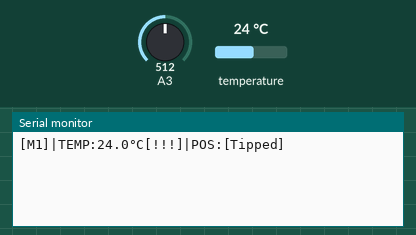
This sketch was run on a simulated Arduino Mega 2560, built with avr-gcc and run on an emulated ATmega2560. On the bench: the last lines printed to the serial monitor. The inputs (shaded band) are chosen by the test bench; at power-on: temperature 24 °C, A3 = 512.

Above: at 1.2 s.
1.3 s: temperature set to 8.3 °C
At 2.7 s:
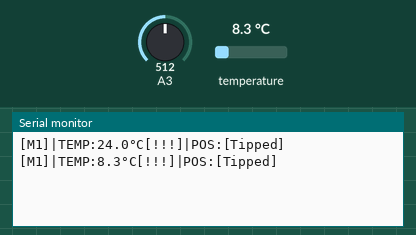
2.8 s: temperature set to 7.1 °C
At 5.6 s:
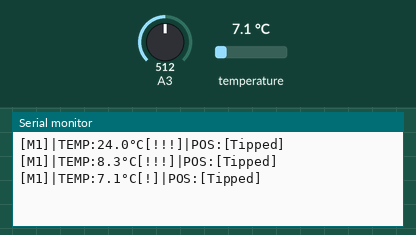
7.5 s: A3 set to 559
At 8.2 s:
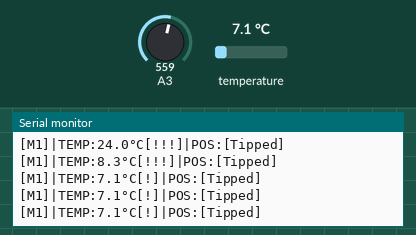
9.0 s: A3 set to 581
At 10.6 s:
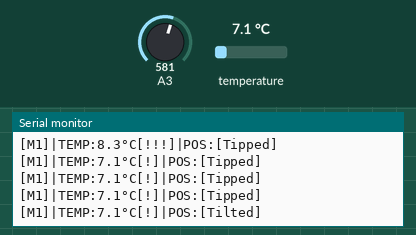

The sketch:

IoT4Lunch_Temp_and_XYX_With_Modes.ino
```cpp
#include <OneWire.h>
#include <DallasTemperature.h>

#define ONE_WIRE_BUS 1

OneWire oneWire(ONE_WIRE_BUS);
DallasTemperature sensors(&oneWire);
int currentMode = 1; // Initialize in Mode 1 (Temp & Tilt)

void setup() {
  Serial.begin(9600);
  Serial1.begin(9600); // Initialize Bluetooth serial
  sensors.begin();
}

void loop() {
  // Check for data from Serial (for testing modes)
  if (Serial.available()) {
    String command = Serial.readStringUntil('\n');
    handleCommand(command);
  }

  // Check for data from Bluetooth serial
  if (Serial1.available()) {
    String btCommand = Serial1.readStringUntil('\n');
    handleCommand(btCommand);
  }

  // Reading from sensors and sending data based on mode
  switch (currentMode) {
    case 0:  // OFF
      Serial.println("[OFF]");
      Serial1.println("[OFF]");  // Send via Bluetooth
      delay(1000);
      break;

    case 1:  // Temp & Tilt
    {
      String tempReading = readTemperature();
      String posReading = readPosition();

      // Sending structured string message
      String messageToSend = "[M1]|" + tempReading + "|" + posReading;
      Serial.println(messageToSend);
      Serial1.println(messageToSend);  // Sending via Bluetooth
      delay(1000);
      break;
    }

    case 2:  // Temp Only
    {
      String tempReading = readTemperature();

      // Sending structured string message
      String messageToSend = "[M2]|" + tempReading;
      Serial.println(messageToSend);
      Serial1.println(messageToSend);  // Sending via Bluetooth
      delay(1000);
      break;
    }

    case 3:  // Tilt Only
    {
      String posReading = readPosition();

      // Sending structured string message
      String messageToSend = "[M3]|" + posReading;
      Serial.println(messageToSend);
      Serial1.println(messageToSend);  // Sending via Bluetooth
      delay(1000);
      break;
    }
  }
}

void handleCommand(String command) {
  if (command == "M0") {
    currentMode = 0;
  } else if (command == "M1") {
    currentMode = 1;
  } else if (command == "M2") {
    currentMode = 2;
  } else if (command == "M3") {
    currentMode = 3;
  }
  // You can expand this function to handle other commands in the future if needed
}

String readTemperature() {
  sensors.requestTemperatures();
  float tempC = sensors.getTempCByIndex(0);
  String tempStatus;
//Logic for Temperature Read-out. Can be changed depending on the temperature requirements. These are based on refrigerated food safety.
  if (tempC < 4) {
    tempStatus = "[OK]";
  } else if (tempC >= 4 && tempC < 8) {
    tempStatus = "[!]";
  } else {
    tempStatus = "[!!!]";
  }

  return "TEMP:" + String(tempC, 1) + "°C" + tempStatus;
}

//Depending on the orientation of how you position your tilt sensor these values will need to change.
String readPosition() {
  int yValue = analogRead(19);
  if (yValue > 600) {
    return "POS:[Stable]";
  } else if (yValue <= 600 && yValue > 570) {
    return "POS:[Tilted]";
  } else {
    return "POS:[Tipped]";
  }
}
```

Measured:
- the behaviour switches between 8 and 7.9 °C on temperature (found by bisection; images 1 and 2)
- the behaviour switches between 570 and 571 on A3 (found by bisection; images 3 and 4)
- after the input at 1.3 s, the serial monitor: prints a new line after 1.2 s (image 1)
- after the input at 2.8 s, the serial monitor: prints a new line after 1.5 s (image 2)
- after the input at 9.0 s, the serial monitor: prints a new line after 0.61 s (image 4)
